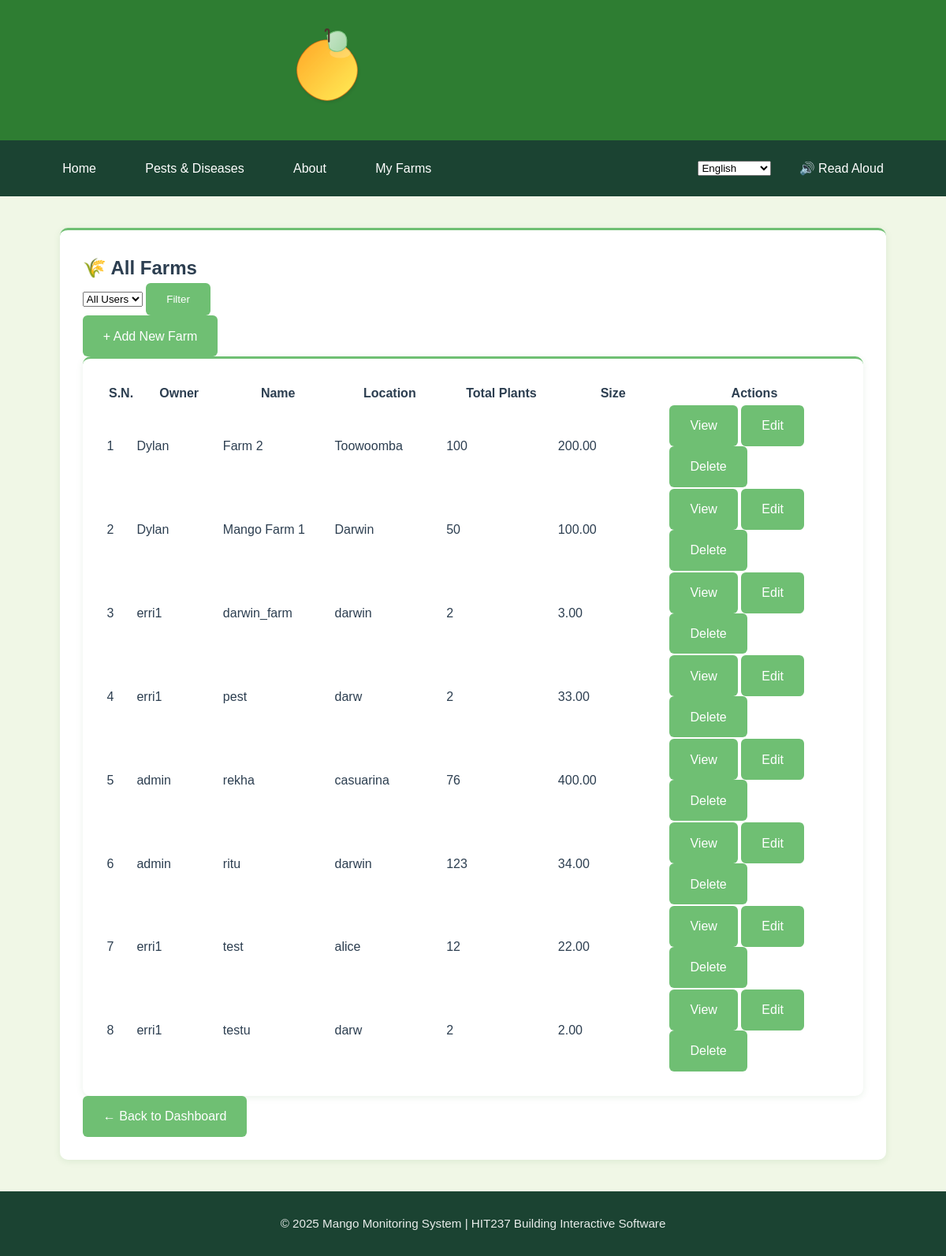
The page /myfarms/manage-farms/ (signed in) on the database as committed earlier.
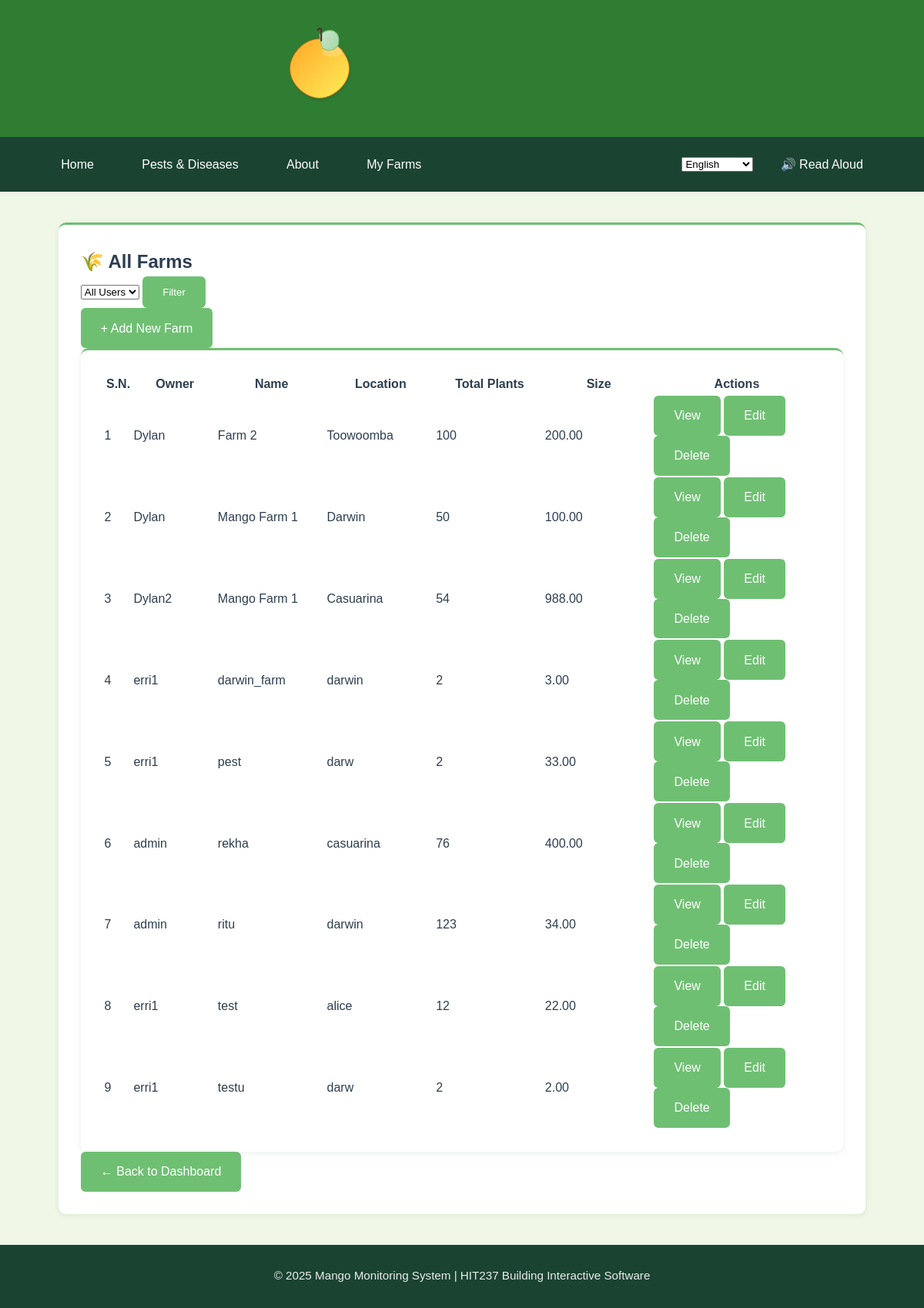
The same page on the database as committed later.
### App2/models.py (models this page shows, shortened)
class Farm(models.Model):
    name = models.CharField(max_length=100)
    location = models.CharField(max_length=150)
    owner = models.ForeignKey(User, on_delete=models.CASCADE, related_name="farms")
    total_plants = models.IntegerField(validators=[MinValueValidator(1)], help_text="Total number of mango plants on the property")
    farm_size = models.DecimalField(max_digits=10, decimal_places=2, help_text="Farm size in hectares")
    stocking_rate = models.DecimalField(max_digits=10, decimal_places=2, help_text="Plants per hectare", editable=False)
    created_at = models.DateTimeField(auto_now_add=True)
    updated_at = models.DateTimeField(auto_now=True)
    class Meta:
        ordering = ['name']

### App2/views.py (the view)
# urls.py: path('manage-farms/', views.farm_list, name='farm-list'),
@login_required
def farm_list(request):
    if request.user.is_superuser:
        user_filter = request.GET.get('user_filter', 'all')
        if user_filter != 'all':
            try:
                user_id = int(user_filter)
                farms = Farm.objects.filter(owner_id=user_id)
            except (ValueError, TypeError):
                farms = Farm.objects.all()
        else:
            farms = Farm.objects.all()
        context = {
            'farms': farms,
            'users': User.objects.all(),
            'current_user_filter': user_filter,
            'is_superuser': True
        }
    else:
        farms = Farm.objects.filter(owner=request.user)
        context = {
            'farms': farms,
            'is_superuser': False
        }
    return render(request, 'App2/farm_list.html', context)

### App2/templates/App2/farm_list.html (shortened to what this page needs)
{% extends 'app2/base.html' %}
{% block content %}
<div class="card shadow-sm p-3">
<div class="container mt-4">
  <div class="d-flex justify-content-between align-items-center mb-3">
    <h2 class="mb-0">{% if is_superuser %}🌾 All Farms{% else %}🌾 My Farms{% endif %}</h2>
    <div class="d-flex">
      {% if is_superuser %}
        <form method="get" class="d-flex me-2">
          <select name="user_filter" class="form-select me-2">
            <option value="all" {% if current_user_filter == 'all' %}selected{% endif %}>All Users</option>
          </select>
          <button type="submit" class="btn btn-primary me-2">Filter</button>
        </form>
      {% endif %}
      <a href="{% url 'App2:farm-create' %}" class="btn btn-success">+ Add New Farm</a>
    </div>
 </div>
  </div>
  <div class="card shadow-sm p-3">
    <div class="table-responsive">
        <table class="table table-hover table-bordered farm-table text-center align-middle">        <thead class="table-success">
          <tr>
            <th style="width: 3%;">S.N.</th>
            {% if is_superuser %}<th style="width: 10%;">Owner</th>{% endif %}
            <th style="width: 13%;">Name</th>
            <th style="width: 13%;">Location</th>
            <th style="width: 13%;">Total Plants</th>
            <th style="width: 13%;">Size</th>
            <th style="width: 20%;">Actions</th>
          </tr>
        </thead>
        <tbody>
          {% for farm in farms %}
          <tr>
            <td class="text-center" >{{ forloop.counter }}</td>
            {% if is_superuser %}<td class="text-center">{{ farm.owner.username }}</td>{% endif %}
            <td class="text-center">{{ farm.name }}</td>
            <td class="text-center">{{ farm.location }}</td>
            <td class="text-center">{{ farm.total_plants }}</td>
            <td class="text-center">{{ farm.farm_size }}</td>
            <td>
              <div class="d-flex justify-content-center gap-2 flex-wrap">
                <a href="{% url 'App2:farm-detail' farm.pk %}" class="btn btn-sm btn-outline-primary">View</a>
                <a href="{% url 'App2:farm-update' farm.pk %}" class="btn btn-sm btn-outline-warning">Edit</a>
                <a href="{% url 'App2:farm-delete' farm.pk %}" class="btn btn-sm btn-outline-danger">Delete</a>
              </div>
            </td>
          </tr>
          {% endfor %}
        </tbody>
      </table>
    </div>
  </div>
  <div class="text-end mt-3">
    <a href="{% url 'App2:profile' %}" class="btn btn-outline-secondary">← Back to Dashboard</a>
  </div>
</div>
{% endblock %}

Rows that differ between the two databases and show on the page:
added Farm: owner.username "Dylan2", name "Mango Farm 1", location "Casuarina", total_plants "54", farm_size "988.00"
